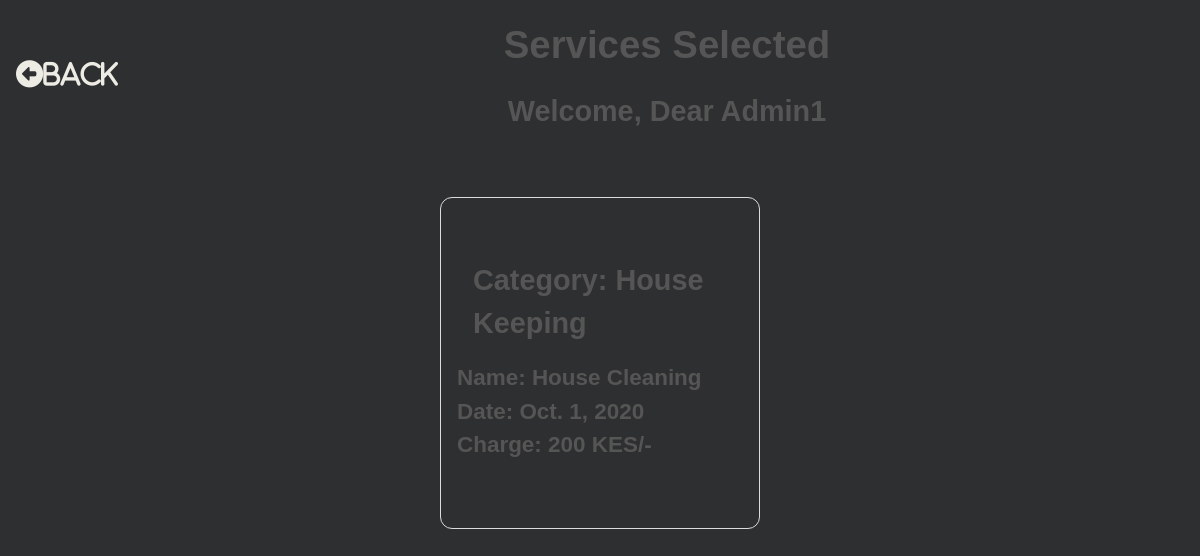
The app's page /service_selection_list/ (signed in) with its own data.
### hotel/models.py (models this page shows, shortened)
class ServiceSelection(models.Model):
    user = models.ForeignKey(settings.AUTH_USER_MODEL, on_delete=models.CASCADE)
    service = models.ForeignKey(Service, on_delete=models.CASCADE)
    servicecharge = models.ForeignKey(ServiceCharge, on_delete=models.CASCADE)
    service_date = models.DateField()
    def get_service_category(self):
        service_categories = dict(self.service.SERVICE_CATEGORIES)
        service_category = service_categories.get(self.service.service_type)
        return service_category

class Service(models.Model):
    SERVICE_CATEGORIES=(
        ('HSKP', 'House Keeping'),
        ('LAUN', 'Laundry'),
    )
    service_type = models.CharField(max_length=4, choices=SERVICE_CATEGORIES)
    service_name = models.CharField(max_length=20)

class ServiceCharge(models.Model):
    service = models.ForeignKey(Service, on_delete=models.CASCADE)
    service_charge = models.CharField(max_length=30)

### hotel/views.py (the view)
# urls.py: path('service_selection_list/', views.ServiceSelectionList.as_view(), name='ServiceSelectionList'),
class ServiceSelectionList(ListView):
    model = ServiceSelection
    template_name="serviceselection_list_view.html"
    def get_queryset(self, *args, **kwargs):
        if self.request.user.is_staff:
            serviceselection_list = ServiceSelection.objects.all()
            return serviceselection_list
        else:
            serviceselection_list = ServiceSelection.objects.filter(user=self.request.user)
            return serviceselection_list

### hotel/templates/serviceselection_list_view.html (shortened to what this page needs)
{% load static %}
<!DOCTYPE html>
<html lang="en">
    <head>
		<link rel="stylesheet" href="{% static 'hotel/css/serviceselection_list_view.css' %}">
    </head>
    <body>
        <div class="content">
            <div class="header">
                <div class="headings">
                    <h1>Services Selected</h1>
                    <h2>Welcome, Dear {{ user }}</h2>
                </div>
                <div class="home">
                    <div class="home">
                        <a href="{% url 'ServiceListView' %}"><i class="fas fa-arrow-alt-circle-left">Back</i></a>
                    </div>
                </div>
            </div>
            <div class="serviceselections">
                {% for serviceselection in serviceselection_list %}
                <div class="serviceselection">
                    <div class="category">
                        <h2>Category: {{ serviceselection.get_service_category }}</h2>
                    </div>
                    <div class="from">
                        <h3>Name: {{ serviceselection.service.service_name }} </h3>
                    </div>
                    <div class="to">
                        <h3>Date: {{ serviceselection.service_date }} </h3>
                    </div>
                    <div class="to">
                        <h3>Charge: {{ serviceselection.servicecharge.service_charge }} KES/- </h3>
                    </div>
                    <div class="cancel">
                        <a href="#" class="invisible"><i class="far fa-2x fa-times-circle">Cancel Service</i></a>
                    </div>
                </div>
                {% endfor %}
            </div>
        </div>
    </body>
</html>

### hotel/static/hotel/css/serviceselection_list_view.css (style rules this page uses)
* { padding:0; margin:0; box-sizing: border-box; }
body { font-family: sans-serif; background-color: rgb(46, 47, 48); color: #555; line-height: 1.5; font-size: 1.2rem; text-align: center; }
.home a { font-size: 1.5rem; text-decoration: none; color: #444; }
.header { flex:1; display:flex; flex-flow: row-reverse wrap; justify-content: space-evenly; align-items: center; }
.headings { flex:1.5; }
.home { flex:0.1; }
.serviceselections { margin-top:2rem; flex:1; display: flex; flex-direction: row; flex-wrap: wrap; justify-content: space-evenly; }
.serviceselection { flex:1; max-width:20vw; min-width:20rem; text-align: left; border: 1px solid #dbdbdb; padding: 1rem; border-radius: 0.75rem; margin: 1rem; }
a i { margin: 1rem; color: rgb(236, 235, 228); text-decoration: none; }
.home a i { font-size: 1.7rem; }
h1, h2 { margin:1rem; }

### records on screen
ServiceSelection: get_service_category "House Keeping", service.service_name "House Cleaning", service_date "Oct. 1, 2020", servicecharge.service_charge "200"

### other values on screen
{{ user }} "Admin1"
